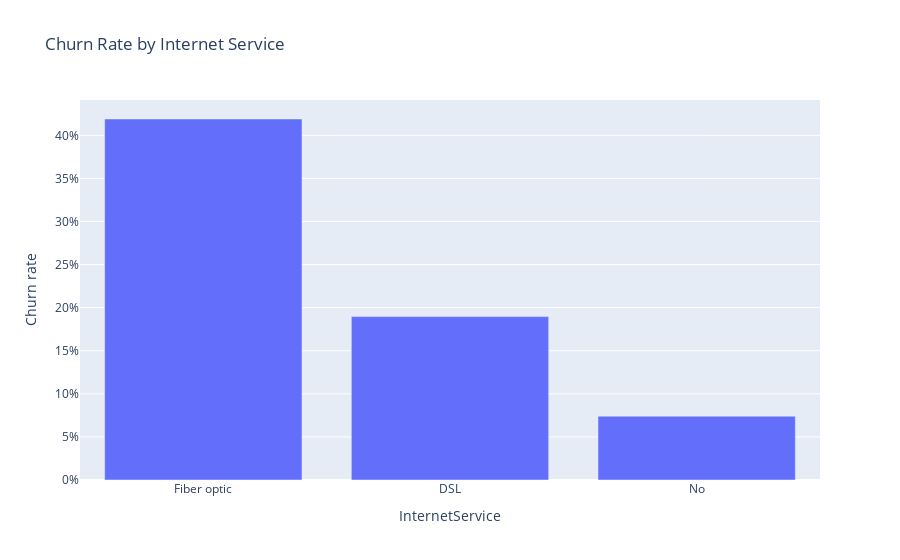

Notebook code for this chart:
### Code cell
fig = px.bar(
    rate,
    x='InternetService',
    y='Churn rate',
    title='Churn Rate by Internet Service'
)

fig.update_layout(
    yaxis_tickformat='.0%',
    yaxis_title='Churn rate'
)

fig.show()

### Figure 1 — Plotly figure (JSON) as saved in the notebook; plotly's stock layout.template omitted (floating-point values rounded to 4 significant figures)
{"data": [{"hovertemplate": "InternetService=%{x}<br>Churn rate=%{y}<extra></extra>", "legendgroup": "", "marker": {"color": "#636efa", "pattern": {"shape": ""}}, "name": "", "orientation": "v", "showlegend": false, "textposition": "auto", "type": "bar", "x": ["Fiber optic", "DSL", "No"], "xaxis": "x", "y": [0.4189, 0.1896, 0.07405], "yaxis": "y"}], "layout": {"barmode": "relative", "legend": {"tracegroupgap": 0}, "title": {"text": "Churn Rate by Internet Service"}, "xaxis": {"anchor": "y", "domain": [0, 1], "title": {"text": "InternetService"}}, "yaxis": {"anchor": "x", "domain": [0, 1], "tickformat": ".0%", "title": {"text": "Churn rate"}}}}
